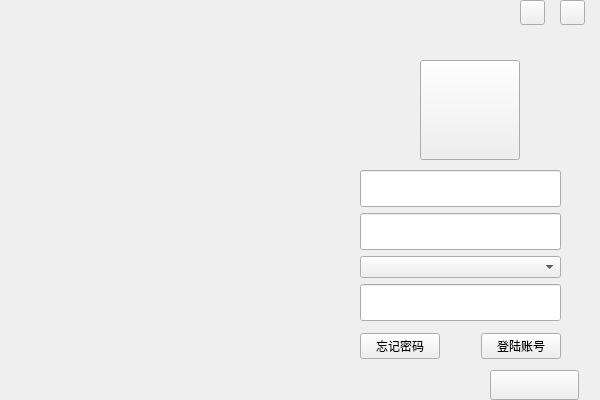
<?xml version="1.0" encoding="UTF-8"?>
<ui version="4.0">
 <class>HomePage</class>
 <widget class="QWidget" name="HomePage">
  <property name="enabled">
   <bool>true</bool>
  </property>
  <property name="geometry">
   <rect>
    <x>0</x>
    <y>0</y>
    <width>600</width>
    <height>400</height>
   </rect>
  </property>
  <property name="sizePolicy">
   <sizepolicy hsizetype="Fixed" vsizetype="Fixed">
    <horstretch>0</horstretch>
    <verstretch>0</verstretch>
   </sizepolicy>
  </property>
  <property name="minimumSize">
   <size>
    <width>600</width>
    <height>400</height>
   </size>
  </property>
  <property name="maximumSize">
   <size>
    <width>600</width>
    <height>400</height>
   </size>
  </property>
  <property name="windowTitle">
   <string>Form</string>
  </property>
  <widget class="QStackedWidget" name="stackedWidget">
   <property name="geometry">
    <rect>
     <x>320</x>
     <y>-10</y>
     <width>291</width>
     <height>421</height>
    </rect>
   </property>
   <property name="currentIndex">
    <number>1</number>
   </property>
   <widget class="QWidget" name="loginPage">
    <widget class="QWidget" name="layoutWidget">
     <property name="geometry">
      <rect>
       <x>40</x>
       <y>200</y>
       <width>211</width>
       <height>101</height>
      </rect>
     </property>
     <layout class="QVBoxLayout" name="verticalLayout">
      <item>
       <widget class="QLineEdit" name="accLine">
        <property name="minimumSize">
         <size>
          <width>0</width>
          <height>40</height>
         </size>
        </property>
        <property name="maximumSize">
         <size>
          <width>16777215</width>
          <height>40</height>
         </size>
        </property>
       </widget>
      </item>
      <item>
       <spacer name="verticalSpacer">
        <property name="orientation">
         <enum>Qt::Vertical</enum>
        </property>
        <property name="sizeHint" stdset="0">
         <size>
          <width>20</width>
          <height>40</height>
         </size>
        </property>
       </spacer>
      </item>
      <item>
       <widget class="QLineEdit" name="pwdLine">
        <property name="minimumSize">
         <size>
          <width>0</width>
          <height>40</height>
         </size>
        </property>
        <property name="maximumSize">
         <size>
          <width>16777215</width>
          <height>40</height>
         </size>
        </property>
       </widget>
      </item>
     </layout>
    </widget>
    <widget class="QWidget" name="layoutWidget">
     <property name="geometry">
      <rect>
       <x>40</x>
       <y>350</y>
       <width>201</width>
       <height>33</height>
      </rect>
     </property>
     <layout class="QHBoxLayout" name="horizontalLayout">
      <item>
       <widget class="QPushButton" name="forgetButton">
        <property name="text">
         <string>忘记密码</string>
        </property>
       </widget>
      </item>
      <item>
       <spacer name="horizontalSpacer">
        <property name="orientation">
         <enum>Qt::Horizontal</enum>
        </property>
        <property name="sizeHint" stdset="0">
         <size>
          <width>40</width>
          <height>20</height>
         </size>
        </property>
       </spacer>
      </item>
      <item>
       <widget class="QPushButton" name="registerButton">
        <property name="text">
         <string>注册账号</string>
        </property>
       </widget>
      </item>
     </layout>
    </widget>
    <widget class="QPushButton" name="loginConfirm">
     <property name="geometry">
      <rect>
       <x>170</x>
       <y>310</y>
       <width>30</width>
       <height>30</height>
      </rect>
     </property>
     <property name="text">
      <string/>
     </property>
     <property name="icon">
      <iconset resource="../res.qrc">
       <normaloff>:/new/prefix1/image/右箭头.png</normaloff>:/new/prefix1/image/右箭头.png</iconset>
     </property>
     <property name="iconSize">
      <size>
       <width>30</width>
       <height>30</height>
      </size>
     </property>
    </widget>
   </widget>
   <widget class="QWidget" name="registerPage">
    <widget class="QWidget" name="layoutWidget_2">
     <property name="geometry">
      <rect>
       <x>40</x>
       <y>340</y>
       <width>201</width>
       <height>33</height>
      </rect>
     </property>
     <layout class="QHBoxLayout" name="horizontalLayout_2">
      <item>
       <widget class="QPushButton" name="res_forgetButton">
        <property name="text">
         <string>忘记密码</string>
        </property>
       </widget>
      </item>
      <item>
       <spacer name="horizontalSpacer_2">
        <property name="orientation">
         <enum>Qt::Horizontal</enum>
        </property>
        <property name="sizeHint" stdset="0">
         <size>
          <width>40</width>
          <height>20</height>
         </size>
        </property>
       </spacer>
      </item>
      <item>
       <widget class="QPushButton" name="res_loginButton">
        <property name="text">
         <string>登陆账号</string>
        </property>
       </widget>
      </item>
     </layout>
    </widget>
    <widget class="QWidget" name="layoutWidget">
     <property name="geometry">
      <rect>
       <x>40</x>
       <y>180</y>
       <width>201</width>
       <height>151</height>
      </rect>
     </property>
     <layout class="QVBoxLayout" name="verticalLayout_2">
      <item>
       <widget class="QLineEdit" name="res_accLine">
        <property name="maximumSize">
         <size>
          <width>16777215</width>
          <height>40</height>
         </size>
        </property>
       </widget>
      </item>
      <item>
       <widget class="QLineEdit" name="res_pwdLine">
        <property name="maximumSize">
         <size>
          <width>16777215</width>
          <height>40</height>
         </size>
        </property>
       </widget>
      </item>
      <item>
       <widget class="QComboBox" name="comboBox">
        <property name="currentIndex">
         <number>-1</number>
        </property>
       </widget>
      </item>
      <item>
       <widget class="QLineEdit" name="res_answerLine">
        <property name="maximumSize">
         <size>
          <width>16777215</width>
          <height>40</height>
         </size>
        </property>
       </widget>
      </item>
     </layout>
    </widget>
    <widget class="QPushButton" name="registerConfirm">
     <property name="geometry">
      <rect>
       <x>170</x>
       <y>380</y>
       <width>89</width>
       <height>30</height>
      </rect>
     </property>
     <property name="minimumSize">
      <size>
       <width>30</width>
       <height>30</height>
      </size>
     </property>
     <property name="text">
      <string/>
     </property>
     <property name="icon">
      <iconset resource="../res.qrc">
       <normaloff>:/new/prefix1/image/右箭头.png</normaloff>:/new/prefix1/image/右箭头.png</iconset>
     </property>
     <property name="iconSize">
      <size>
       <width>30</width>
       <height>30</height>
      </size>
     </property>
    </widget>
   </widget>
   <widget class="QWidget" name="forgetPage">
    <widget class="QWidget" name="layoutWidget">
     <property name="geometry">
      <rect>
       <x>40</x>
       <y>200</y>
       <width>201</width>
       <height>101</height>
      </rect>
     </property>
     <layout class="QVBoxLayout" name="verticalLayout_3">
      <item>
       <widget class="QLineEdit" name="for_accLine">
        <property name="minimumSize">
         <size>
          <width>0</width>
          <height>40</height>
         </size>
        </property>
        <property name="maximumSize">
         <size>
          <width>16777215</width>
          <height>40</height>
         </size>
        </property>
       </widget>
      </item>
      <item>
       <spacer name="verticalSpacer_2">
        <property name="orientation">
         <enum>Qt::Vertical</enum>
        </property>
        <property name="sizeHint" stdset="0">
         <size>
          <width>20</width>
          <height>40</height>
         </size>
        </property>
       </spacer>
      </item>
      <item>
       <widget class="QLineEdit" name="for_pwdLine">
        <property name="minimumSize">
         <size>
          <width>0</width>
          <height>40</height>
         </size>
        </property>
        <property name="maximumSize">
         <size>
          <width>16777215</width>
          <height>40</height>
         </size>
        </property>
       </widget>
      </item>
     </layout>
    </widget>
    <widget class="QWidget" name="layoutWidget_3">
     <property name="geometry">
      <rect>
       <x>40</x>
       <y>340</y>
       <width>201</width>
       <height>33</height>
      </rect>
     </property>
     <layout class="QHBoxLayout" name="horizontalLayout_3">
      <item>
       <widget class="QPushButton" name="for_registerButton">
        <property name="text">
         <string>注册账号</string>
        </property>
       </widget>
      </item>
      <item>
       <spacer name="horizontalSpacer_3">
        <property name="orientation">
         <enum>Qt::Horizontal</enum>
        </property>
        <property name="sizeHint" stdset="0">
         <size>
          <width>40</width>
          <height>20</height>
         </size>
        </property>
       </spacer>
      </item>
      <item>
       <widget class="QPushButton" name="for_loginButton">
        <property name="text">
         <string>登陆账号</string>
        </property>
       </widget>
      </item>
     </layout>
    </widget>
    <widget class="QPushButton" name="forgetConfirm">
     <property name="geometry">
      <rect>
       <x>250</x>
       <y>300</y>
       <width>30</width>
       <height>30</height>
      </rect>
     </property>
     <property name="minimumSize">
      <size>
       <width>30</width>
       <height>30</height>
      </size>
     </property>
     <property name="maximumSize">
      <size>
       <width>30</width>
       <height>30</height>
      </size>
     </property>
     <property name="text">
      <string/>
     </property>
     <property name="icon">
      <iconset resource="../res.qrc">
       <normaloff>:/new/prefix1/image/右箭头.png</normaloff>:/new/prefix1/image/右箭头.png</iconset>
     </property>
     <property name="iconSize">
      <size>
       <width>30</width>
       <height>30</height>
      </size>
     </property>
    </widget>
   </widget>
  </widget>
  <widget class="QPushButton" name="exitButton">
   <property name="geometry">
    <rect>
     <x>560</x>
     <y>0</y>
     <width>25</width>
     <height>25</height>
    </rect>
   </property>
   <property name="minimumSize">
    <size>
     <width>25</width>
     <height>25</height>
    </size>
   </property>
   <property name="maximumSize">
    <size>
     <width>25</width>
     <height>25</height>
    </size>
   </property>
   <property name="text">
    <string/>
   </property>
   <property name="icon">
    <iconset resource="../res.qrc">
     <normaloff>:/new/prefix1/image/错误.png</normaloff>:/new/prefix1/image/错误.png</iconset>
   </property>
  </widget>
  <widget class="QPushButton" name="minButton">
   <property name="geometry">
    <rect>
     <x>520</x>
     <y>0</y>
     <width>25</width>
     <height>25</height>
    </rect>
   </property>
   <property name="minimumSize">
    <size>
     <width>25</width>
     <height>25</height>
    </size>
   </property>
   <property name="maximumSize">
    <size>
     <width>25</width>
     <height>25</height>
    </size>
   </property>
   <property name="text">
    <string/>
   </property>
   <property name="icon">
    <iconset resource="../res.qrc">
     <normaloff>:/new/prefix1/image/缩小.png</normaloff>:/new/prefix1/image/缩小.png</iconset>
   </property>
  </widget>
  <widget class="QWidget" name="widget" native="true">
   <property name="geometry">
    <rect>
     <x>-10</x>
     <y>-10</y>
     <width>331</width>
     <height>421</height>
    </rect>
   </property>
   <property name="styleSheet">
    <string notr="true">background-image: url(:/new/prefix1/image/main.png);</string>
   </property>
  </widget>
  <widget class="QPushButton" name="logo">
   <property name="geometry">
    <rect>
     <x>420</x>
     <y>60</y>
     <width>100</width>
     <height>100</height>
    </rect>
   </property>
   <property name="minimumSize">
    <size>
     <width>100</width>
     <height>100</height>
    </size>
   </property>
   <property name="maximumSize">
    <size>
     <width>100</width>
     <height>100</height>
    </size>
   </property>
   <property name="text">
    <string/>
   </property>
   <property name="icon">
    <iconset resource="../res.qrc">
     <normaloff>:/new/prefix1/image/line-chat smile（聊天微笑）-02.png</normaloff>:/new/prefix1/image/line-chat smile（聊天微笑）-02.png</iconset>
   </property>
   <property name="iconSize">
    <size>
     <width>100</width>
     <height>100</height>
    </size>
   </property>
  </widget>
 </widget>
 <resources>
  <include location="../res.qrc"/>
 </resources>
 <connections/>
</ui>
